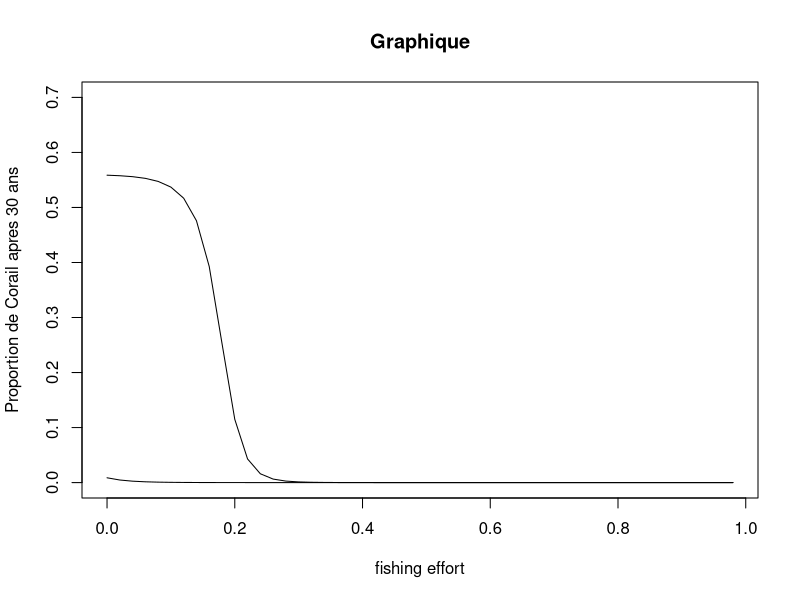

Here is the R script that generated this plot:
# figue 2
library(deSolve)
library(viridis)

interaction_coral4 <- function(t, vars, parms){
  with(as.list(c(parms, vars)), {
    
    Y <- 1 - M - C # dY/dt
    R <- rug
    
    dM <- (a*M*C - P*M/(M+Y) + gamma*M*Y)/s # dM/dt
    dC <- (r*Y*C - d*C - a*M*C)/s  # dC/dt
    dP <- P*(1 - (P/(((ca+cb*R)/kmax)*((delta*(M+Y))/(1+v*(M+Y)))))) - (f)*P # dP/dt
    
    # Résultat
    #res <- c(dM=dM, dC=dC, dP=dP, dR=dR)
    res <- c(dM=dM, dC=dC, dP=dP)
    return(list(res))
  })
}

# Fonction pour effectuer un simulation du modele
dessinSol4 <- function(ic=c(M=0.95,C=0.01,P=0.75), 
                       times=seq(1:30),func=interaction_coral4, 
                       parms=c(a=0.1,
                               d=0.44,
                               r=1,
                               f=0.1,
                               s=0.49,
                               ca=-(3.21),
                               cb=3.65,
                               kmax=17.745,
                               delta=4.557,
                               v=0.9877,
                               hG=0.03,
                               hE=0.01,
                               gamma = 0.8,
                               rug=2.2)) {
  soln <- ode(ic, times, func, parms)
  
  # plot(x = times, y = soln[,"M"], type = "l", col = "blue",
  #      xlab = "Temps", ylab = "Données",ylim=c(0,1))
  # lines(x = times, y = soln[,"C"], type = "l", col = "red")
  # lines(x = times, y = soln[,"P"], type = "l", col = "green")
  
  return(soln[30,"C"])
  
}

fish.vec <- data.frame()
for (i in 1:50) {
  fish <- (i - 1) * (1 / 50)  # Calcul de la valeur de fish
  res <- dessinSol4(ic = c(M = 0.2, C = 0.8, P = 0.75),
                    parms = c(a = 0.1, d = 0.44, r = 1, f = fish,
                              s = 0.49, ca = -3.21, cb = 3.65, kmax = 17.745,
                              delta = 4.557, v = 0.9877, hG = 0.03, hE = 0.01,
                              gamma=0.8,rug=1.6))
  res2 <- dessinSol4(ic = c(M = 0.8, C = 0.2, P = 0.75),
                     parms = c(a = 0.1, d = 0.44, r = 1, f = fish,
                               s = 0.49, ca = -3.21, cb = 3.65, kmax = 17.745,
                               delta = 4.557, v = 0.9877, hG = 0.03, hE = 0.01,
                               gamma=0.8,rug=1.6))
  fish.vec[i,1] <- fish
  fish.vec[i,2] <- res
  fish.vec[i,3] <- res2
}

plot(x = fish.vec[,1], y = fish.vec[,2],type = "l",ylim = c(0,0.7),xlab = "fishing effort", ylab = "Proportion de Corail apres 30 ans", main = "Graphique")
lines(x = fish.vec[,1], y = fish.vec[,3])
